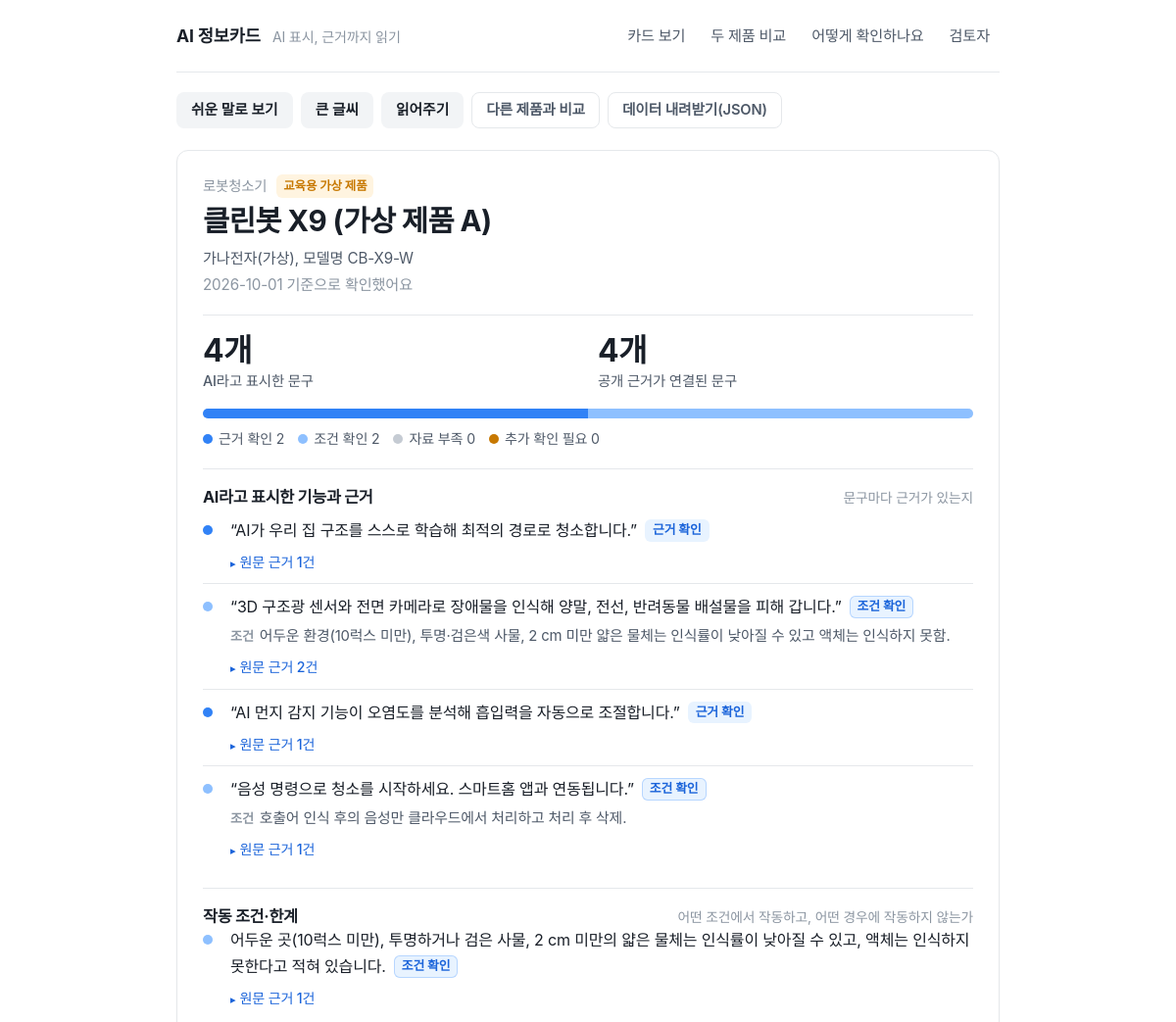
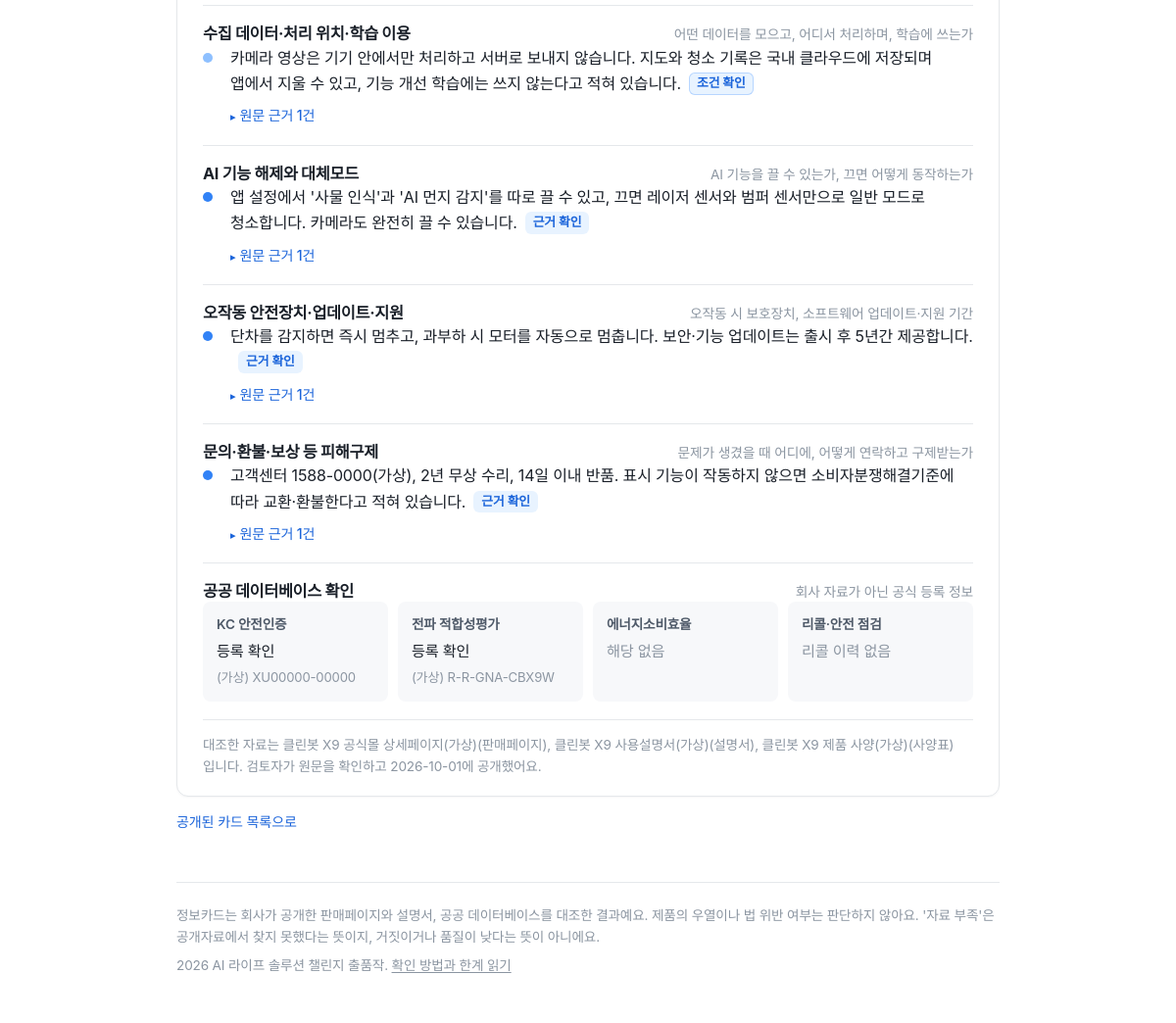
/card/1, run on the app's committed database (2 pictures, top to bottom).
### tables this page shows
CREATE TABLE products (
  id INTEGER PRIMARY KEY AUTOINCREMENT,
  name TEXT NOT NULL,
  maker TEXT DEFAULT '',
  model TEXT DEFAULT '',
  category TEXT DEFAULT '',
  is_sample INTEGER DEFAULT 0,
  status TEXT DEFAULT 'draft',        -- draft | pending | approved | held
  created_at TEXT, updated_at TEXT, approved_at TEXT,
  reviewer_note TEXT DEFAULT ''
);

CREATE TABLE documents (
  id INTEGER PRIMARY KEY AUTOINCREMENT,
  product_id INTEGER NOT NULL,
  kind TEXT NOT NULL,                 -- 판매페이지 | 설명서 | 사양표 | 공공DB | 기타
  title TEXT DEFAULT '',
  url TEXT DEFAULT '',
  fetched_at TEXT,
  text TEXT DEFAULT '',
  chunks_json TEXT DEFAULT '[]',
  FOREIGN KEY(product_id) REFERENCES products(id)
);

### app/main.py (the view)
@app.get("/card/{pid}", response_class=HTMLResponse)
def card_page(request: Request, pid: int, preview: int = 0):
    product, card, docs = card_view(pid)
    if product["status"] != "approved" and not preview:
        raise HTTPException(404, "아직 검토가 끝나지 않은 카드입니다.")
    if preview:
        require_reviewer(request)
    return render(request, "card.html", product=product, card=card, docs=docs, sum=summarize(card),
                  preview=bool(preview))

### app/templates/card.html (shortened to what this page needs)
{% extends "base.html" %}
{% block content %}
<div class="tools" aria-label="보기 설정">
  <button type="button" data-toggle="easy" aria-pressed="false">쉬운 말로 보기</button>
  <button type="button" data-toggle="size" aria-pressed="false">큰 글씨</button>
  <button type="button" data-toggle="speak" data-target="#label-{{ product.id }}" aria-pressed="false">읽어주기</button>
  <a class="btn quiet" href="/compare?a={{ product.id }}">다른 제품과 비교</a>
  <a class="btn quiet" href="/api/card/{{ product.id }}.json">데이터 내려받기(JSON)</a>
</div>
{% include "_label.html" %}
<p class="meta" style="margin:14px 0 50px"><a href="/#cards">공개된 카드 목록으로</a></p>
{% endblock %}

### app/templates/_label.html (shortened to what this page needs)
{% macro evidence(evs, docs) %}
  {% if evs %}
  <details class="ev">
    <summary>원문 근거 {{ evs|length }}건</summary>
  </details>
  {% endif %}
{% endmacro %}
<article class="label" id="label-{{ product.id }}" aria-label="{{ product.name }} AI 정보카드">
  <div class="label-head">
    <p class="kicker">{{ product.category or '제품' }}{% if product.is_sample %} <span class="tag-sample">교육용 가상 제품</span>{% endif %}</p>
    <h2>{{ product.name }}</h2>
    <p class="maker">{{ product.maker }}{% if product.model %}, 모델명 {{ product.model }}{% endif %}</p>
    <p class="maker" style="color:var(--text-3);margin-top:2px">{{ card.checked_at }} 기준으로 확인했어요</p>
  </div>
  <div class="label-sum">
    <div>
      <p class="big">{{ sum.n_claims }}개<small>AI라고 표시한 문구</small></p>
    </div>
    <div>
      <p class="big">{{ sum.counts['근거 확인'] + sum.counts['조건 확인'] }}개<small>공개 근거가 연결된 문구</small></p>
    </div>
    <div style="grid-column:1 / -1;margin-top:14px">
      {% set n = sum.n_claims if sum.n_claims else 1 %}
      <div class="statusbar" role="img" aria-label="확인상태 분포: 근거 확인 {{ sum.counts['근거 확인'] }}, 조건 확인 {{ sum.counts['조건 확인'] }}, 자료 부족 {{ sum.counts['자료 부족'] }}, 추가 확인 필요 {{ sum.counts['추가 확인 필요'] }}">
        <i class="s1" style="width:{{ (100 * sum.counts['근거 확인'] / n)|round(1) }}%"></i><i class="s2" style="width:{{ (100 * sum.counts['조건 확인'] / n)|round(1) }}%"></i>
      </div>
      <p class="legend">
        {% for s in STATUSES %}<span><i class="dot {{ STATUS_CLASS[s] }}"></i>{{ s }} {{ sum.counts[s] }}</span>{% endfor %}
      </p>
    </div>
  </div>
  <section>
    <h3>AI라고 표시한 기능과 근거 <span class="q">문구마다 근거가 있는지</span></h3>
    <div class="plain-only">
    {% for c in card.claims %}
      {% set s = eff(c) %}
      <div class="row" id="claim-{{ c.id }}">
        <i class="mark {{ STATUS_CLASS[s] }}" aria-hidden="true"></i>
        <div class="txt">
          <span>“{{ c.text }}”</span><span class="st {{ STATUS_CLASS[s] }}">{{ s }}</span>
          {% if c.conditions %}<p class="cond">{{ c.conditions }}</p>{% endif %}
          {% if not compact %}{{ evidence(c.evidence, docs) }}{% endif %}
        </div>
      </div>
    {% else %}
      <div class="row"><i class="mark s3"></i><p class="txt">공개자료에서 AI라고 표시한 문구를 찾지 못했어요.</p></div>
    {% endfor %}
    </div>
  </section>
  {% for key in COVERAGE_ITEMS %}
  {% set it = card['items'][key] %}
  <section id="item-{{ key }}">
    <h3>{{ ITEM_LABEL[key] }} <span class="q">{{ ITEM_QUESTION[key] }}</span></h3>
    <div class="item">
      <i class="mark {{ STATUS_CLASS[it.status] }}" aria-hidden="true"></i>
      <div>
        <p class="summary plain-only {% if it.status == '자료 부족' %}none{% endif %}">{{ it.summary }}<span class="st {{ STATUS_CLASS[it.status] }}">{{ it.status }}</span></p>
        {% if not compact %}{{ evidence(it.evidence, docs) }}{% endif %}
      </div>
    </div>
  </section>
  {% endfor %}
  {% set pdb = card.public_db %}
  <section id="pubdb">
    <h3>공공 데이터베이스 확인 <span class="q">회사 자료가 아닌 공식 등록 정보</span></h3>
    <div class="pubdb">
      {% for key, label, val, link in [
          ('kc', 'KC 안전인증', pdb.kc.number, '제품안전정보센터'),
          ('rra', '전파 적합성평가', pdb.rra.number, '국립전파연구원'),
          ('energy', '에너지소비효율', pdb.energy.grade, '효율관리제도'),
          ('recall', '리콜·안전 점검', '', '제품안전정보센터')] %}
      {% set e = pdb[key] %}
      <div>
        <b>{{ label }}</b>
        {% if e.found %}<span>{{ '등록 확인' if key in ('kc','rra') else (val or '확인됨') }}</span>{% if val and key in ('kc','rra') %}<br><span class="sub">{{ val }}</span>{% endif %}
        {% elif e.found == False %}<span class="none">{{ '해당 없음' if key == 'energy' else ('리콜 이력 없음' if key == 'recall' else '조회 결과 없음') }}</span>
        {% elif e.detail %}<span class="none">번호 미확인</span>
        {% else %}<span class="none">아직 조회하지 않았어요</span>{% endif %}
      </div>
      {% endfor %}
    </div>
  </section>
  <p class="label-foot">
    대조한 자료는
    {% for s in card.sources %}{% if s.url %}<a href="{{ s.url }}" target="_blank" rel="noopener">{{ s.title|truncate(30) }}</a>{% else %}{{ s.title|truncate(30) }}{% endif %}({{ s.kind }}){% if not loop.last %}, {% endif %}{% endfor %}입니다.
    검토자가 원문을 확인하고 {% if product.approved_at %}{{ product.approved_at[:10] }}에 {% endif %}공개했어요.
  </p>
</article>

### data on the page
products: category "로봇청소기", name "클린봇 X9 (가상 제품 A)", maker "가나전자(가상)", model "CB-X9-W", approved_at "2026-10-01"
documents: title "클린봇 X9 공식몰 상세페이지(가상)", kind "판매페이지"
documents: title "클린봇 X9 사용설명서(가상)", kind "설명서"
documents: title "클린봇 X9 제품 사양(가상)", kind "사양표"

### other printed values
{{ card.checked_at }} "2026-10-01"
{{ sum.n_claims }} "4"
{{ sum.counts['근거 확인'] + sum.counts['조건 확인'] }} "4"
{{ s }} "근거 확인" "조건 확인" "자료 부족" "추가 확인 필요"
{{ sum.counts[s] }} "2" "2" "0" "0"
{{ c.text }} "AI가 우리 집 구조를 스스로 학습해 최적의 경로로 청소합니다." "3D 구조광 센서와 전면 카메라로 장애물을 인식해 양말, 전선, 반려동물 배설물을 피해 갑니다." "AI 먼지 감지 기능이 오염도를 분석해 흡입력을 자동으로 조절합니다." "음성 명령으로 청소를 시작하세요. 스마트홈 앱과 연동됩니다."
{{ s }} "근거 확인" "조건 확인" "근거 확인" "조건 확인"
{{ evs|length }} "1" "2" "1" "1" "1" "1" "1" "1" "1"
{{ c.conditions }} "어두운 환경(10럭스 미만), 투명·검은색 사물, 2 cm 미만 얇은 물체는 인식률이 낮아질 수 있고 액체는 인식하지 못함." "호출어 인식 후의 음성만 클라우드에서 처리하고 처리 후 삭제."
{{ ITEM_LABEL[key] }} "작동 조건·한계" "수집 데이터·처리 위치·학습 이용" "AI 기능 해제와 대체모드" "오작동 안전장치·업데이트·지원" "문의·환불·보상 등 피해구제"
{{ ITEM_QUESTION[key] }} "어떤 조건에서 작동하고, 어떤 경우에 작동하지 않는가" "어떤 데이터를 모으고, 어디서 처리하며, 학습에 쓰는가" "AI 기능을 끌 수 있는가, 끄면 어떻게 동작하는가" "오작동 시 보호장치, 소프트웨어 업데이트·지원 기간" "문제가 생겼을 때 어디에, 어떻게 연락하고 구제받는가"
{{ it.summary }} "어두운 곳(10럭스 미만), 투명하거나 검은 사물, 2 cm 미만의 얇은 물체는 인식률이 낮아질 수 있고, 액체는 인식하지 못한다고 적혀 있습니다." "카메라 영상은 기기 안에서만 처리하고 서버로 보내지 않습니다. 지도와 청소 기록은 국내 클라우드에 저장되며 앱에서 지울 수 있고, 기능 개선 학습에는 쓰지 않는다고 적혀 있습니다." "앱 설정에서 '사물 인식'과 'AI 먼지 감지'를 따로 끌 수 있고, 끄면 레이저 센서와 범퍼 센서만으로 일반 모드로 청소합니다. 카메라도 완전히 끌 수 있습니다." "단차를 감지하면 즉시 멈추고, 과부하 시 모터를 자동으로 멈춥니다. 보안·기능 업데이트는 출시 후 5년간 제공합니다." "고객센터 1588-0000(가상), 2년 무상 수리, 14일 이내 반품. 표시 기능이 작동하지 않으면 소비자분쟁해결기준에 따라 교환·환불한다고 적혀 있습니다."
{{ it.status }} "조건 확인" "조건 확인" "근거 확인" "근거 확인" "근거 확인"
{{ label }} "KC 안전인증" "전파 적합성평가" "에너지소비효율" "리콜·안전 점검"
{{ '등록 확인' if key in ('kc','rra') else (val or '확인됨') }} "등록 확인" "등록 확인"
